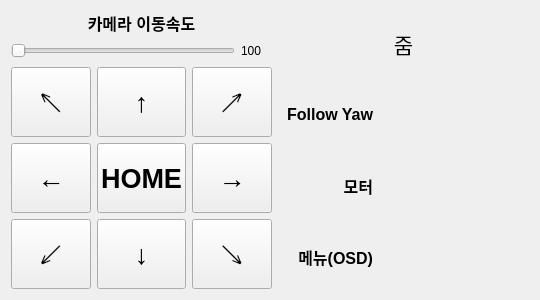
<?xml version="1.0" encoding="UTF-8"?>
<ui version="4.0">
 <class>Form</class>
 <widget class="QWidget" name="Form">
  <property name="geometry">
   <rect>
    <x>0</x>
    <y>0</y>
    <width>540</width>
    <height>300</height>
   </rect>
  </property>
  <property name="sizePolicy">
   <sizepolicy hsizetype="Fixed" vsizetype="Fixed">
    <horstretch>0</horstretch>
    <verstretch>0</verstretch>
   </sizepolicy>
  </property>
  <property name="maximumSize">
   <size>
    <width>540</width>
    <height>300</height>
   </size>
  </property>
  <property name="acceptDrops">
   <bool>false</bool>
  </property>
  <property name="windowTitle">
   <string>카메라 제어</string>
  </property>
  <property name="styleSheet">
   <string notr="true">QCheckBox::indicator:checked {
    image: url(1.png);
    width: 30px;
    height: 30px;
}
QCheckBox::indicator:unchecked {
    image: url(2.png);
    width: 30px;
    height: 30px;
}
QPushButton:pressed {
    /* 눌렸을 때 배경색을 살짝 어둡게 */
    background-color: darkgray;
    /* (선택 사항) 살짝 위치를 이동시켜 눌리는 듯한 입체감 주기 */
    padding-top: 2px;
    padding-left: 2px;
    /* (선택 사항) 테두리나 그림자 변화 */
    border: 1px solid black;
    box-shadow: inset 1px 1px 3px rgba(0,0,0,0.5); /* 그림자 안쪽으로 */
}</string>
  </property>
  <layout class="QGridLayout" name="gridLayout_3">
   <item row="0" column="0">
    <layout class="QGridLayout" name="gridLayout_2">
     <item row="0" column="0">
      <layout class="QVBoxLayout" name="verticalLayout_3">
       <item>
        <layout class="QVBoxLayout" name="verticalLayout_2">
         <item>
          <widget class="QLabel" name="label">
           <property name="font">
            <font>
             <pointsize>12</pointsize>
             <italic>false</italic>
             <bold>true</bold>
             <underline>false</underline>
            </font>
           </property>
           <property name="text">
            <string>카메라 이동속도</string>
           </property>
           <property name="alignment">
            <set>Qt::AlignmentFlag::AlignCenter</set>
           </property>
          </widget>
         </item>
         <item>
          <layout class="QHBoxLayout" name="horizontalLayout_2">
           <item>
            <widget class="QSlider" name="horizontal_slider_cam_speed">
             <property name="orientation">
              <enum>Qt::Orientation::Horizontal</enum>
             </property>
            </widget>
           </item>
           <item>
            <widget class="QLabel" name="label_cam_speed">
             <property name="text">
              <string>100</string>
             </property>
            </widget>
           </item>
           <item>
            <spacer name="horizontalSpacer">
             <property name="orientation">
              <enum>Qt::Orientation::Horizontal</enum>
             </property>
             <property name="sizeType">
              <enum>QSizePolicy::Policy::Fixed</enum>
             </property>
             <property name="sizeHint" stdset="0">
              <size>
               <width>10</width>
               <height>20</height>
              </size>
             </property>
            </spacer>
           </item>
          </layout>
         </item>
        </layout>
       </item>
       <item>
        <layout class="QGridLayout" name="gridLayout">
         <item row="1" column="2">
          <widget class="QPushButton" name="button_right_up">
           <property name="sizePolicy">
            <sizepolicy hsizetype="Expanding" vsizetype="Expanding">
             <horstretch>0</horstretch>
             <verstretch>0</verstretch>
            </sizepolicy>
           </property>
           <property name="font">
            <font>
             <pointsize>20</pointsize>
             <bold>true</bold>
            </font>
           </property>
           <property name="text">
            <string>↗</string>
           </property>
          </widget>
         </item>
         <item row="1" column="1">
          <widget class="QPushButton" name="button_up">
           <property name="sizePolicy">
            <sizepolicy hsizetype="Expanding" vsizetype="Expanding">
             <horstretch>0</horstretch>
             <verstretch>0</verstretch>
            </sizepolicy>
           </property>
           <property name="font">
            <font>
             <pointsize>20</pointsize>
             <bold>true</bold>
            </font>
           </property>
           <property name="text">
            <string>↑</string>
           </property>
          </widget>
         </item>
         <item row="4" column="0">
          <widget class="QPushButton" name="button_left_down">
           <property name="sizePolicy">
            <sizepolicy hsizetype="Expanding" vsizetype="Expanding">
             <horstretch>0</horstretch>
             <verstretch>0</verstretch>
            </sizepolicy>
           </property>
           <property name="font">
            <font>
             <pointsize>20</pointsize>
             <bold>true</bold>
            </font>
           </property>
           <property name="text">
            <string>↙</string>
           </property>
          </widget>
         </item>
         <item row="2" column="2">
          <widget class="QPushButton" name="button_right">
           <property name="sizePolicy">
            <sizepolicy hsizetype="Expanding" vsizetype="Expanding">
             <horstretch>0</horstretch>
             <verstretch>0</verstretch>
            </sizepolicy>
           </property>
           <property name="font">
            <font>
             <pointsize>20</pointsize>
             <bold>true</bold>
            </font>
           </property>
           <property name="text">
            <string>→</string>
           </property>
          </widget>
         </item>
         <item row="2" column="0">
          <widget class="QPushButton" name="button_left">
           <property name="sizePolicy">
            <sizepolicy hsizetype="Expanding" vsizetype="Expanding">
             <horstretch>0</horstretch>
             <verstretch>0</verstretch>
            </sizepolicy>
           </property>
           <property name="font">
            <font>
             <pointsize>20</pointsize>
             <bold>true</bold>
            </font>
           </property>
           <property name="text">
            <string>←</string>
           </property>
          </widget>
         </item>
         <item row="4" column="1">
          <widget class="QPushButton" name="button_down">
           <property name="sizePolicy">
            <sizepolicy hsizetype="Expanding" vsizetype="Expanding">
             <horstretch>0</horstretch>
             <verstretch>0</verstretch>
            </sizepolicy>
           </property>
           <property name="font">
            <font>
             <pointsize>20</pointsize>
             <bold>true</bold>
            </font>
           </property>
           <property name="text">
            <string>↓</string>
           </property>
          </widget>
         </item>
         <item row="2" column="3">
          <layout class="QVBoxLayout" name="verticalLayout"/>
         </item>
         <item row="1" column="0">
          <widget class="QPushButton" name="button_left_up">
           <property name="sizePolicy">
            <sizepolicy hsizetype="Expanding" vsizetype="Expanding">
             <horstretch>0</horstretch>
             <verstretch>0</verstretch>
            </sizepolicy>
           </property>
           <property name="font">
            <font>
             <pointsize>20</pointsize>
             <bold>true</bold>
            </font>
           </property>
           <property name="text">
            <string>↖</string>
           </property>
          </widget>
         </item>
         <item row="4" column="2">
          <widget class="QPushButton" name="button_right_down">
           <property name="sizePolicy">
            <sizepolicy hsizetype="Expanding" vsizetype="Expanding">
             <horstretch>0</horstretch>
             <verstretch>0</verstretch>
            </sizepolicy>
           </property>
           <property name="font">
            <font>
             <pointsize>20</pointsize>
             <bold>true</bold>
            </font>
           </property>
           <property name="text">
            <string>↘</string>
           </property>
          </widget>
         </item>
         <item row="2" column="1">
          <widget class="QPushButton" name="button_home">
           <property name="sizePolicy">
            <sizepolicy hsizetype="Expanding" vsizetype="Expanding">
             <horstretch>0</horstretch>
             <verstretch>0</verstretch>
            </sizepolicy>
           </property>
           <property name="font">
            <font>
             <pointsize>20</pointsize>
             <bold>true</bold>
            </font>
           </property>
           <property name="text">
            <string>HOME</string>
           </property>
          </widget>
         </item>
        </layout>
       </item>
      </layout>
     </item>
     <item row="0" column="1">
      <layout class="QVBoxLayout" name="verticalLayout_4">
       <item>
        <layout class="QHBoxLayout" name="horizontalLayout">
         <item>
          <widget class="QPushButton" name="button_zoom_out">
           <property name="sizePolicy">
            <sizepolicy hsizetype="Expanding" vsizetype="Expanding">
             <horstretch>0</horstretch>
             <verstretch>0</verstretch>
            </sizepolicy>
           </property>
           <property name="font">
            <font>
             <pointsize>20</pointsize>
            </font>
           </property>
           <property name="styleSheet">
            <string notr="true">QPushButton {
    border: none;
    background-image: url(&quot;D:/Downloads/minus.png&quot;);
    background-repeat: no-repeat;
    background-position: center;
    /* 버튼 크기 설정 */
    min-width: 50px;
    min-height: 50px;
}</string>
           </property>
           <property name="text">
            <string/>
           </property>
          </widget>
         </item>
         <item>
          <widget class="QLabel" name="label_zoom">
           <property name="sizePolicy">
            <sizepolicy hsizetype="Expanding" vsizetype="Expanding">
             <horstretch>0</horstretch>
             <verstretch>0</verstretch>
            </sizepolicy>
           </property>
           <property name="font">
            <font>
             <pointsize>16</pointsize>
            </font>
           </property>
           <property name="text">
            <string>줌</string>
           </property>
           <property name="alignment">
            <set>Qt::AlignmentFlag::AlignCenter</set>
           </property>
          </widget>
         </item>
         <item>
          <widget class="QPushButton" name="button_zoom_in">
           <property name="sizePolicy">
            <sizepolicy hsizetype="Expanding" vsizetype="Expanding">
             <horstretch>0</horstretch>
             <verstretch>0</verstretch>
            </sizepolicy>
           </property>
           <property name="font">
            <font>
             <pointsize>20</pointsize>
            </font>
           </property>
           <property name="styleSheet">
            <string notr="true">QPushButton {
    border: none;
    background-image: url(&quot;D:/Downloads/plus.png&quot;);
    background-repeat: no-repeat;
    background-position: center;
    /* 버튼 크기 설정 */
    min-width: 50px;
    min-height: 50px;
}</string>
           </property>
           <property name="text">
            <string/>
           </property>
          </widget>
         </item>
        </layout>
       </item>
       <item>
        <layout class="QHBoxLayout" name="horizontalLayout_4" stretch="0,2">
         <item>
          <widget class="QLabel" name="label_active_follow_yaw">
           <property name="sizePolicy">
            <sizepolicy hsizetype="Expanding" vsizetype="Expanding">
             <horstretch>0</horstretch>
             <verstretch>0</verstretch>
            </sizepolicy>
           </property>
           <property name="font">
            <font>
             <pointsize>12</pointsize>
             <bold>true</bold>
            </font>
           </property>
           <property name="text">
            <string>Follow Yaw</string>
           </property>
           <property name="alignment">
            <set>Qt::AlignmentFlag::AlignRight|Qt::AlignmentFlag::AlignTrailing|Qt::AlignmentFlag::AlignVCenter</set>
           </property>
          </widget>
         </item>
         <item>
          <widget class="QPushButton" name="toggle_active_follow_yaw">
           <property name="sizePolicy">
            <sizepolicy hsizetype="Fixed" vsizetype="Fixed">
             <horstretch>0</horstretch>
             <verstretch>0</verstretch>
            </sizepolicy>
           </property>
           <property name="maximumSize">
            <size>
             <width>150</width>
             <height>58</height>
            </size>
           </property>
           <property name="font">
            <font>
             <pointsize>50</pointsize>
            </font>
           </property>
           <property name="autoFillBackground">
            <bool>false</bool>
           </property>
           <property name="styleSheet">
            <string notr="true">QPushButton:checked {
    border: none;
    image: url(&quot;D:/Downloads/switch-on.png&quot;);
}
QPushButton:!checked {
    border: none;
    image: url(&quot;D:/Downloads/switch-off.png&quot;);
}</string>
           </property>
           <property name="text">
            <string/>
           </property>
           <property name="iconSize">
            <size>
             <width>50</width>
             <height>50</height>
            </size>
           </property>
           <property name="checkable">
            <bool>true</bool>
           </property>
          </widget>
         </item>
        </layout>
       </item>
       <item>
        <layout class="QHBoxLayout" name="horizontalLayout_3" stretch="0,0">
         <item>
          <widget class="QLabel" name="label_active_motor">
           <property name="sizePolicy">
            <sizepolicy hsizetype="Expanding" vsizetype="Expanding">
             <horstretch>0</horstretch>
             <verstretch>0</verstretch>
            </sizepolicy>
           </property>
           <property name="font">
            <font>
             <pointsize>12</pointsize>
             <bold>true</bold>
            </font>
           </property>
           <property name="text">
            <string>모터</string>
           </property>
           <property name="alignment">
            <set>Qt::AlignmentFlag::AlignRight|Qt::AlignmentFlag::AlignTrailing|Qt::AlignmentFlag::AlignVCenter</set>
           </property>
          </widget>
         </item>
         <item>
          <widget class="QPushButton" name="toggle_active_motor">
           <property name="sizePolicy">
            <sizepolicy hsizetype="Fixed" vsizetype="Fixed">
             <horstretch>0</horstretch>
             <verstretch>0</verstretch>
            </sizepolicy>
           </property>
           <property name="maximumSize">
            <size>
             <width>150</width>
             <height>58</height>
            </size>
           </property>
           <property name="font">
            <font>
             <pointsize>50</pointsize>
            </font>
           </property>
           <property name="autoFillBackground">
            <bool>false</bool>
           </property>
           <property name="styleSheet">
            <string notr="true">QPushButton:checked {
    border: none;
    image: url(&quot;D:/Downloads/switch-on.png&quot;);
}
QPushButton:!checked {
    border: none;
    image: url(&quot;D:/Downloads/switch-off.png&quot;);
}</string>
           </property>
           <property name="text">
            <string/>
           </property>
           <property name="iconSize">
            <size>
             <width>50</width>
             <height>50</height>
            </size>
           </property>
           <property name="checkable">
            <bool>true</bool>
           </property>
          </widget>
         </item>
        </layout>
       </item>
       <item>
        <layout class="QHBoxLayout" name="horizontalLayout_5" stretch="0,0">
         <item>
          <widget class="QLabel" name="label_active_osd">
           <property name="sizePolicy">
            <sizepolicy hsizetype="Expanding" vsizetype="Expanding">
             <horstretch>0</horstretch>
             <verstretch>0</verstretch>
            </sizepolicy>
           </property>
           <property name="font">
            <font>
             <pointsize>12</pointsize>
             <bold>true</bold>
            </font>
           </property>
           <property name="text">
            <string>메뉴(OSD)</string>
           </property>
           <property name="alignment">
            <set>Qt::AlignmentFlag::AlignRight|Qt::AlignmentFlag::AlignTrailing|Qt::AlignmentFlag::AlignVCenter</set>
           </property>
          </widget>
         </item>
         <item>
          <widget class="QPushButton" name="toggle_active_osd">
           <property name="sizePolicy">
            <sizepolicy hsizetype="Fixed" vsizetype="Fixed">
             <horstretch>0</horstretch>
             <verstretch>0</verstretch>
            </sizepolicy>
           </property>
           <property name="maximumSize">
            <size>
             <width>150</width>
             <height>58</height>
            </size>
           </property>
           <property name="font">
            <font>
             <pointsize>50</pointsize>
            </font>
           </property>
           <property name="autoFillBackground">
            <bool>false</bool>
           </property>
           <property name="styleSheet">
            <string notr="true">QPushButton:checked {
    border: none;
    image: url(&quot;D:/Downloads/switch-on.png&quot;);
}
QPushButton:!checked {
    border: none;
    image: url(&quot;D:/Downloads/switch-off.png&quot;);
}</string>
           </property>
           <property name="text">
            <string/>
           </property>
           <property name="iconSize">
            <size>
             <width>50</width>
             <height>50</height>
            </size>
           </property>
           <property name="checkable">
            <bool>true</bool>
           </property>
          </widget>
         </item>
        </layout>
       </item>
      </layout>
     </item>
    </layout>
   </item>
  </layout>
 </widget>
 <resources/>
 <connections/>
</ui>
